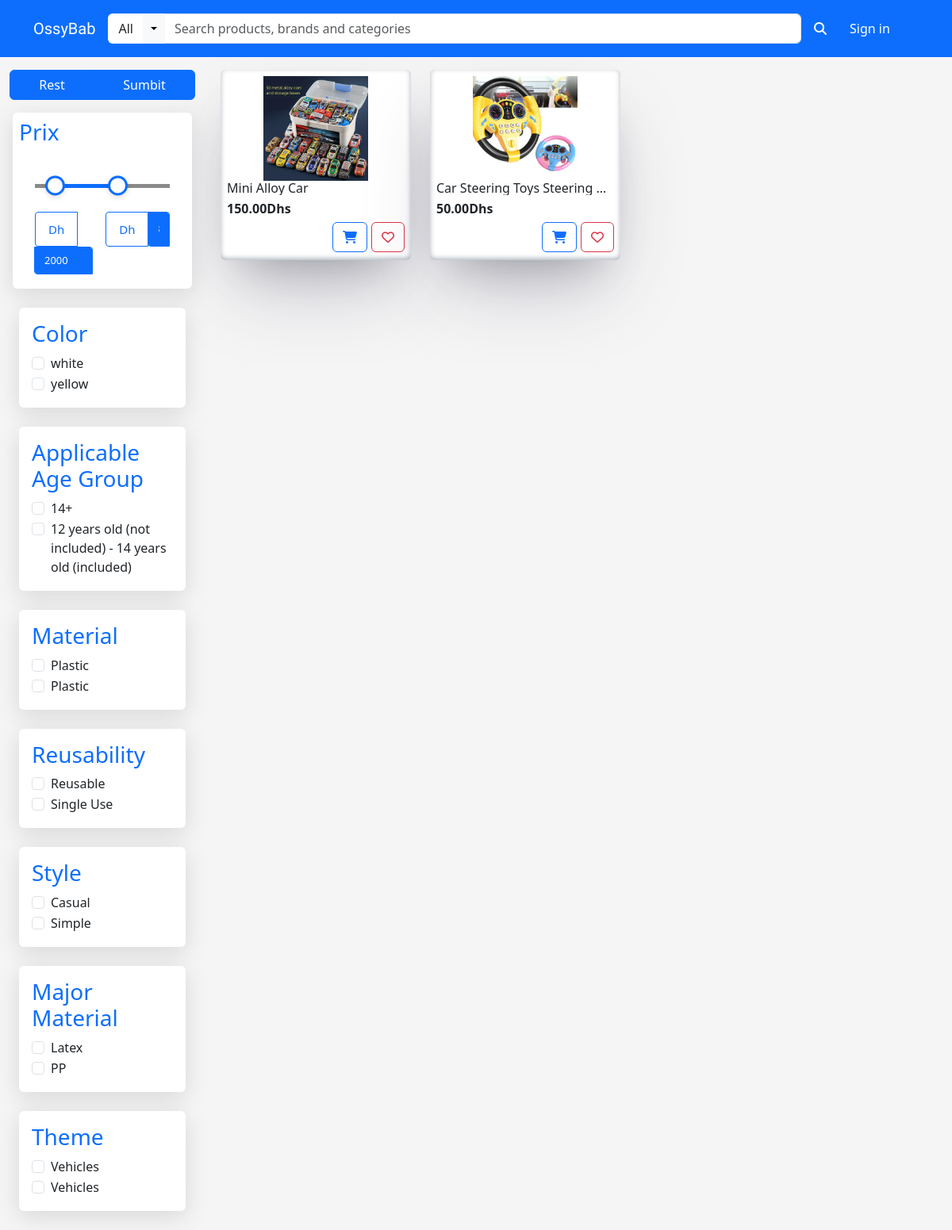
Screenshot of /produit.php?token=666a210700013&CT_id=10 with the database file from the repository.
### tables this page shows
CREATE TABLE `producttypecategories` (
  `ProductTypeID` int(11) NOT NULL,
  `CategoryID` int(11) NOT NULL
);

CREATE TABLE `productattributes` (
  `AttributeID` int(11) NOT NULL,
  `ProductTypeID` int(11) DEFAULT NULL,
  `AttributeName` varchar(100) NOT NULL,
  `DataType` enum('string','integer','decimal','boolean','date') NOT NULL
);

CREATE TABLE `productattributevalues` (
  `AttributeValueID` int(11) NOT NULL,
  `ProductID` int(11) DEFAULT NULL,
  `AttributeID` int(11) DEFAULT NULL,
  `ValueString` varchar(255) DEFAULT NULL,
  `ValueInteger` int(11) DEFAULT NULL,
  `ValueDecimal` decimal(10,2) DEFAULT NULL,
  `ValueBoolean` tinyint(1) DEFAULT NULL,
  `ValueDate` date DEFAULT NULL
);

CREATE TABLE `products` (
  `ProductID` int(11) NOT NULL,
  `Name` varchar(100) NOT NULL,
  `Description` text DEFAULT NULL,
  `Price` decimal(10,2) NOT NULL,
  `Stock` int(11) NOT NULL,
  `ProductImage` text NOT NULL,
  `ProductTypeID` int(11) DEFAULT NULL,
  `CreatedAt` timestamp NOT NULL DEFAULT current_timestamp(),
  `UpdatedAt` timestamp NOT NULL DEFAULT current_timestamp() ON UPDATE current_timestamp(),
  `IsDeleted` tinyint(1) NOT NULL DEFAULT 0
);

### produit.php (the view, shortened to what this page needs)
<?php
include ("./includes/connection.php");
if (isset($_GET['token']) && isset($_GET['PT_id']) && isset($_GET['CT_id'])) {
    $CT_id = $_GET['CT_id'];
    $PT_id = $_GET['PT_id'];
} elseif (isset($_GET['token']) && isset($_GET['CT_id'])) {
    $CT_id = $_GET['CT_id'];
}else{
}
?>
<!DOCTYPE html>
<html lang="en">
<head>
    <link rel="stylesheet" href="./assets/css/bootstrap.min.css">
    <link rel="stylesheet" href="https://cdnjs.cloudflare.com/ajax/libs/animate.css/4.1.1/animate.min.css" />
    <link rel="stylesheet" href="https://cdnjs.cloudflare.com/ajax/libs/font-awesome/6.5.2/css/all.min.css"
 />
    <link rel="stylesheet" href="./assets/css/styles.css">
    <link rel="stylesheet" href="./assets/css/range.css">
</head>
<body style="background-color:#f5f5f5">
    <?php include ('./navbar.php'); ?>
    <div class="row">
        <div class="row col-xl-3 col-md-9 mt-3 ">
            <div class=" col  z-3 sticky-top">
                <div class="btn-group container align-items-center" style="">
                    <a class="btn btn-primary " style="" href="#" role="button">Rest</a>
                    <a class="btn btn-primary " href="#" role="button">Sumbit</a>
                </div>
                                <div class="categorie mx-3 mt-3 p-2 rounded col"
                    style="box-shadow: rgba(100, 100, 111, 0.2) 0px 7px 29px 0px;background-color:white;">
                    <h3 class="text-primary">Prix</h3>
                    <div class="double-slider-box">
                        <div class="range-slider">
                            <span class="slider-track"></span>
                        </div>
                        <div class="input-box">
                            <div class="min-box">
                                <div class="input-wrap">
                                    <span class="input-addon">Dh</span>
                                    <input type="text" name="min-input" class="input-field min-input"
                                        onchange="setMinInput()">
                                </div>
                            </div>
                            <div class="max-box">
                                <div class="input-wrap">
                                    <span class="input-addon">Dh</span>
                                    <input type="text" name="max-input" class="input-field max-input"
                                        onchange="setMaxInput()">
                                </div>
                            </div>
                        </div>
                    </div>
                </div>
                <?php
                if (isset($PT_id)) {
                    $sql1 = "SELECT *
                            FROM producttypecategories
                            LEFT JOIN productattributes
                            ON producttypecategories.`ProductTypeID` = productattributes.`ProductTypeID`
                            WHERE producttypecategories.`CategoryID` = $CT_id
                            AND producttypecategories.`ProductTypeID` = $PT_id";
                    $result1 = mysqli_query($conn, $sql1);
                    if ($result1 && mysqli_num_rows($result1) > 0) {
                        while ($row1 = mysqli_fetch_assoc($result1)) {
                            $Attribute_ID = $row1['AttributeID'];
                            $dataType = 'Value' . ucwords($row1['DataType']);
                            $sql2 = "SELECT * FROM productattributevalues WHERE `AttributeID` = $Attribute_ID";
                            $result2 = mysqli_query($conn, $sql2);
                            echo "<div class='col m-4 p-3 rounded' style='box-shadow: rgba(100, 100, 111, 0.2) 0px 7px 29px 0px;background-color:white; '>";
                            echo "<h3 class='text-primary'>" . $row1["AttributeName"] . "</h3>";
                            if ($result2 && mysqli_num_rows($result2) > 0) {
                                while ($row2 = mysqli_fetch_assoc($result2)) {
                                    if (isset($row2[$dataType])) {
                                        echo "<div class='form-check'>";
                                        echo "<input class='form-check-input' type='checkbox' value='" . $Attribute_ID . "' name='" . $Attribute_ID . "'>";
                                        echo "<label class='form-check-label' >";
                                        echo $row2[$dataType];
                                        echo "</label>";
                                        echo "</div>";
                                    }
                                }
                            } else {
                                echo "<p>No Data , coming soon</p>";
                            }
                            echo "</div>";
                        }
                    }
                }elseif(isset($CT_id)) {
                    $sql1 = "SELECT *
                            FROM producttypecategories
                            LEFT JOIN productattributes
                            ON producttypecategories.`ProductTypeID` = productattributes.`ProductTypeID`
                            WHERE producttypecategories.`CategoryID` = $CT_id ";
                    $result1 = mysqli_query($conn, $sql1);
                    if ($result1 && mysqli_num_rows($result1) > 0) {
                        while ($row1 = mysqli_fetch_assoc($result1)) {
                            $Attribute_ID = $row1['AttributeID'];
                            $dataType = 'Value' . ucwords($row1['DataType']);
                            $sql2 = "SELECT * FROM productattributevalues WHERE `AttributeID` = $Attribute_ID";
                            $result2 = mysqli_query($conn, $sql2);
                            echo "<div class='col m-4 p-3 rounded' style='box-shadow: rgba(100, 100, 111, 0.2) 0px 7px 29px 0px;background-color:white;'>";
                            echo "<h3 class='text-primary'>" . $row1["AttributeName"] . "</h3>";
                            if ($result2 && mysqli_num_rows($result2) > 0) {
                                while ($row2 = mysqli_fetch_assoc($result2)) {
                                    if (isset($row2[$dataType])) {
                                        echo "<div class='form-check'>";
                                        echo "<input class='form-check-input' type='checkbox' value='" . $Attribute_ID . "' name='" . $Attribute_ID . "'>";
                                        echo "<label class='form-check-label' >";
                                        echo $row2[$dataType];
                                        echo "</label>";
                                        echo "</div>";
                                    }
                                }
                            } else {
                                echo "<p>No Data , coming soon</p>";
                            }
                            echo "</div>";
                        }
                    }
                }
                ?>
            </div>
        </div>
        <div class="newCard row col gap-2 col-md-9" style="display: flex;flex-wrap: wrap;justify-content: flex-start;align-content: flex-start;">
            <?php
            if (isset($PT_id)) {
                $sql = "SELECT products.Name,products.ProductID,products.Price,products.ProductImage,producttypecategories.CategoryID,products.ProductTypeID
                    FROM products
                    LEFT JOIN producttypecategories
                    ON products.ProductTypeID = producttypecategories.ProductTypeID WHERE producttypecategories.`CategoryID` =$CT_id AND products.`ProductTypeID`=$PT_id ";
                $result = mysqli_query($conn, $sql);
                if ($result && mysqli_num_rows($result) > 0) {
                    while ($row = mysqli_fetch_assoc($result)) {
                        echo "<div class='p-2 my-3 mx-2 rounded 'style='width: 15rem; height:15rem ;line-height:2px; background-color:white;position:relative ;box-shadow: rgba(50, 50, 93, 0.25) 0px 50px 100px -20px, rgba(0, 0, 0, 0.3) 0px 30px 60px -30px, rgba(10, 37, 64, 0.35) 0px -2px 6px 0px inset;' >";
                        $sql1 = "SELECT `ProductID` , `AttributeName` , `ValueInteger`   FROM productattributevalues left JOIN productattributes on productattributevalues.`AttributeID` = productattributes.`AttributeID` WHERE `ProductID`=" . $row['ProductID'] . " AND `AttributeName` = 'sold'";
                        $result1 = mysqli_query($conn, $sql1);
                        if ($result1 && mysqli_num_rows($result1) > 0) {
                            $row1 = mysqli_fetch_assoc($result1);
                            echo "<p style='position:absolute ; right:9px; top:9px'class='bg-primary px-3 py-2 text-light rounded'>" . $row1['ValueInteger'] . "%</p>";
                            echo "<img src='./uploads/" . $row['ProductImage'] . "' style='width:100% ; height:59%;object-fit: contain;' class=' rounded'>";
                            echo "<p style='white-space: nowrap;overflow: hidden; text-overflow: ellipsis;' class='py-2'>" . $row['Name'] . "</p>";
                            echo "<p><span class='text-primary fw-bold'>" . $row['Price'] - ($row['Price'] * $row1['ValueInteger'] / 100) . "Dhs </span> <s>" . $row['Price'] . "Dhs</s></p>";
                        } else {
                            echo "<img src='./uploads/" . $row['ProductImage'] . "' style='width:100% ; height:59%;object-fit: contain;' class=' rounded'>";
                            echo "<p style='white-space: nowrap;overflow: hidden; text-overflow: ellipsis;' class='py-2'>" . $row['Name'] . "</p>";
                            echo "<p><b>" . $row['Price'] . "Dhs</b></p>";
                        }
                        echo "    <div style='display: flex;justify-content: flex-end;gap: 5px;'>";
                        echo "        <button class='btn btn-outline-primary'><i class='fa-solid fa-cart-shopping'></i></button>";
                        echo "        <button class='btn btn-outline-danger '><i class='fa-regular fa-heart'></i></button>";
                        echo "    </div>";
                        echo "</div>  ";
                    }
                }
            } elseif (isset($CT_id)) {
                $sql = "SELECT `Name` ,`ProductID`, `Price` , `ProductImage` , `CategoryID`
                    FROM products
                    LEFT JOIN producttypecategories
                    ON products.`ProductTypeID`=producttypecategories.`ProductTypeID`
                    WHERE `CategoryID`=$CT_id";
                $result = mysqli_query($conn, $sql);
                if ($result && mysqli_num_rows($result) > 0) {
                    while ($row = mysqli_fetch_assoc($result)) {
                        echo "<div class='p-2 my-3 mx-2 rounded 'style='width: 15rem; height:15rem ;line-height:2px; background-color:white;position:relative ;box-shadow: rgba(50, 50, 93, 0.25) 0px 50px 100px -20px, rgba(0, 0, 0, 0.3) 0px 30px 60px -30px, rgba(10, 37, 64, 0.35) 0px -2px 6px 0px inset;' >";
                        $sql1 = "SELECT `ProductID` , `AttributeName` , `ValueInteger`   FROM productattributevalues left JOIN productattributes on productattributevalues.`AttributeID` = productattributes.`AttributeID` WHERE `ProductID`=" . $row['ProductID'] . " AND `AttributeName` = 'sold'";
                        $result1 = mysqli_query($conn, $sql1);
                        if ($result1 && mysqli_num_rows($result1) > 0) {
                            $row1 = mysqli_fetch_assoc($result1);
                            echo "<p style='position:absolute ; right:9px; top:9px'class='bg-primary px-3 py-2 text-light rounded'>" . $row1['ValueInteger'] . "%</p>";
                            echo "<img src='./uploads/" . $row['ProductImage'] . "' style='width:100% ; height:59%;object-fit: contain;' class=' rounded'>";
                            echo "<p style='white-space: nowrap;overflow: hidden; text-overflow: ellipsis;' class='py-2'>" . $row['Name'] . "</p>";
                            echo "<p><span class='text-primary fw-bold'>" . $row['Price'] - ($row['Price'] * $row1['ValueInteger'] / 100) . "Dhs </span> <s>" . $row['Price'] . "Dhs</s></p>";
                        } else {
                            echo "<img src='./uploads/" . $row['ProductImage'] . "' style='width:100% ; height:59%;object-fit: contain;' class=' rounded'>";
                            echo "<p style='white-space: nowrap;overflow: hidden; text-overflow: ellipsis;' class='py-2'>" . $row['Name'] . "</p>";
                            echo "<p><b>" . $row['Price'] . "Dhs</b></p>";
                        }
                        echo "    <div style='display: flex;justify-content: flex-end;gap: 5px;'>";
                        echo "        <button class='btn btn-outline-primary'><i class='fa-solid fa-cart-shopping'></i></button>";
                        echo "        <button class='btn btn-outline-danger '><i class='fa-regular fa-heart'></i></button>";
                        echo "    </div>";
                        echo "</div>  ";
                    }
                }
            }
            ?>
        </div>
        </div>
</body>
</html>

### assets/css/range.css (style rules this page uses)
.double-slider-box { background-color: #fff; padding: 10px 20px; }
.range-slider { position: relative; width: 100%; height: 5px; margin: 30px 0; background-color: #8a8a8a; }
.slider-track { height: 100%; position: absolute; background-color:#0d6efd; }
.input-box { display: flex; }
.min-box, .max-box { width: 50%; }
.min-box { padding-right: .5rem; margin-right: .5rem; }
.input-wrap { position: relative; display: flex; flex-wrap: wrap; align-items: stretch; width: 100%; }
.input-addon { display: flex; align-items: center; padding:.625rem 1rem; font-size: 0.9375rem; font-weight: 400; line-height: 1.5; color: #0d6efd; text-align: center; white-space: nowrap; background-color: #fff; border: 1px solid #0d6efd; border-radius: .25rem; border-top-right-radius: 0; border-bottom-right-radius: 0; }
.input-field { margin-left: -1px; padding: .425rem .75rem; font-size: 0.8125rem; border-radius: .25rem; position: relative; flex: 1 1 auto; width: 1%; min-width: 0; color: #fff; background-color: #0d6efd; background-clip: padding-box; border: 1px solid #0d6efd; border-top-left-radius: 0; border-bottom-right-radius: 0; }

### rows the page displays
producttypecategories: productattributes.AttributeName "Color", productattributes.AttributeName "Applicable Age Group", productattributes.AttributeName "Material", productattributes.AttributeName "Reusability", productattributes.AttributeName "Style", productattributes.AttributeName "Major Material", productattributes.AttributeName "Theme"
productattributevalues: AttributeID+ValueString "white"
productattributevalues: AttributeID+ValueString "yellow"
productattributevalues: AttributeID+ValueString "14+"
productattributevalues: AttributeID+ValueString "12 years old (not included) - 14 years old (included)"
productattributevalues: AttributeID+ValueString "Plastic"
productattributevalues: AttributeID+ValueString "Plastic"
productattributevalues: AttributeID+ValueString "Reusable"
productattributevalues: AttributeID+ValueString "Single Use"
productattributevalues: AttributeID+ValueString "Casual"
productattributevalues: AttributeID+ValueString "Simple"
productattributevalues: AttributeID+ValueString "Latex"
productattributevalues: AttributeID+ValueString "PP"
productattributevalues: AttributeID+ValueString "Vehicles"
productattributevalues: AttributeID+ValueString "Vehicles"
products: ProductImage (picture), Name "Mini Alloy Car", Price "150.00"
products: ProductImage (picture), Name "Car Steering Toys Steering…", Price "50.00"
